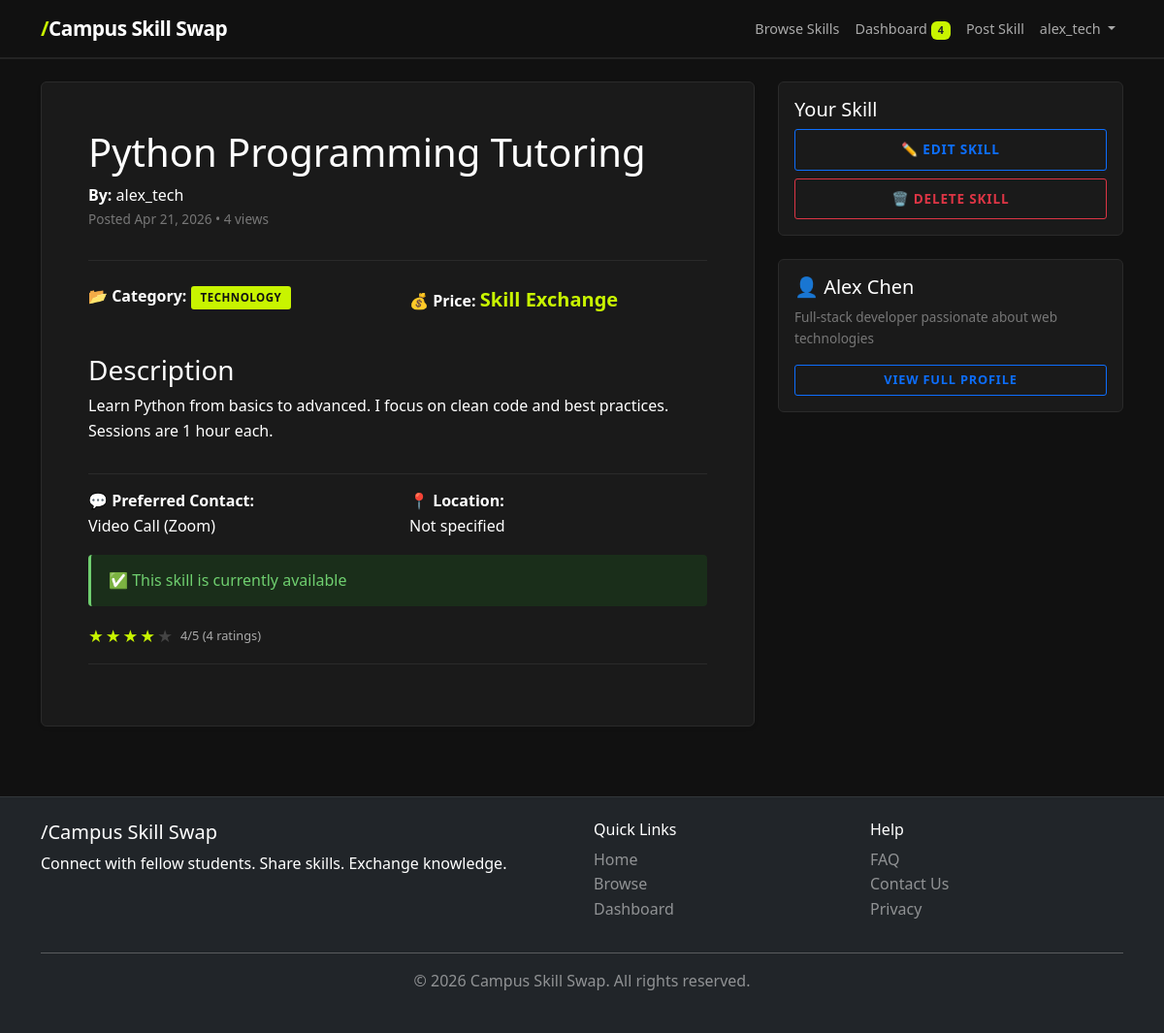
The app's page /skills/1/ (signed in) with its own data.
### skillfeed/models.py (models this page shows, shortened)
class Skill(models.Model):
    CATEGORY_CHOICES = [
        ("tutoring", "Tutoring"),
        ("tech", "Technology"),
        ("creativity", "Creative Skills"),
        ("sports", "Sports & Fitness"),
        ("languages", "Languages"),
        ("music", "Music"),
        ("writing", "Writing"),
        ("design", "Design"),
        ("other", "Other"),
    ]
    PRICE_CHOICES = [
        ("free", "Free"),
        ("exchange", "Skill Exchange"),
        ("paid", "Paid"),
    ]
    CONTACT_CHOICES = [
        ("email", "Email"),
        ("phone", "Phone"),
        ("zoom", "Video Call (Zoom)"),
        ("inperson", "In-Person"),
        ("chat", "Chat/Messaging"),
    ]
    owner = models.ForeignKey(User, on_delete=models.CASCADE, related_name="skills")
    title = models.CharField(
        max_length=200,
        help_text="e.g., 'Python Programming Tutoring'"
    )
    description = models.TextField(
        help_text="Detailed description of what you offer, how long it takes, etc."
    )
    category = models.CharField(
        max_length=20,
        choices=CATEGORY_CHOICES,
        default="other"
    )
    price_type = models.CharField(
        max_length=20,
        choices=PRICE_CHOICES,
        default="free"
    )
    price_amount = models.DecimalField(
        max_digits=10,
        decimal_places=2,
        null=True,
        blank=True,
        help_text="Leave blank if not paid"
    )
    contact_preference = models.CharField(
        max_length=20,
        choices=CONTACT_CHOICES,
        default="email"
    )
    is_available = models.BooleanField(
        default=True,
        help_text="Is this skill available right now?"
    )
    created_at = models.DateTimeField(auto_now_add=True)  # Set once, never changes
    updated_at = models.DateTimeField(auto_now=True)  # Updated every time saved
    view_count = models.IntegerField(default=0, help_text="Track popularity")
    class Meta:
        ordering = ["-created_at"]  # Show newest skills first
        indexes = [
            models.Index(fields=["owner", "-created_at"]),  # Speed up owner queries
        ]
    def get_price_display(self):
        if self.price_type == "free":
            return "FREE"
        elif self.price_type == "exchange":
            return "Skill Exchange"
        elif self.price_type == "paid":
            return f"${self.price_amount}"
        return "Contact for details"

class UserProfile(models.Model):
    user = models.OneToOneField(User, on_delete=models.CASCADE, related_name="profile")
    bio = models.TextField(blank=True, null=True, help_text="Tell other students about yourself")
    profile_picture = models.ImageField(
        upload_to="profile_pics/",
        blank=True,
        null=True,
        help_text="Upload a profile picture"
    )
    phone_number = models.CharField(max_length=20, blank=True, null=True)
    location = models.CharField(max_length=100, blank=True, null=True)
    created_at = models.DateTimeField(auto_now_add=True)  # Set once when created
    class Meta:
        verbose_name_plural = "User Profiles"

### skillfeed/views.py (the view)
# urls.py: path("skills/<int:pk>/", views.skill_detail, name="skill_detail"),
def skill_detail(request, pk):
    skill = get_object_or_404(Skill, pk=pk)
    skill.view_count += 1
    skill.save(update_fields=["view_count"])
    requests = skill.requests.all()[:5]
    user_has_requested = False
    if request.user.is_authenticated:
        user_has_requested = SkillRequest.objects.filter(
            requester=request.user,
            skill=skill
        ).exists()
    avg_rating = skill.ratings.aggregate(avg=Avg("rating"))["avg"]
    avg_rating_int = round(avg_rating) if avg_rating else 0
    rating_count = skill.ratings.count()
    user_rating = None
    if request.user.is_authenticated:
        try:
            user_rating = SkillRating.objects.get(user=request.user, skill=skill).rating
        except SkillRating.DoesNotExist:
            pass
    context = {
        "skill": skill,
        "requests": requests,
        "user_has_requested": user_has_requested,
        "avg_rating": avg_rating_int,
        "rating_count": rating_count,
        "user_rating": user_rating,
        "star_range": range(1, 6),
    }
    return render(request, "skillfeed/skill_detail.html", context)

### templates/skillfeed/skill_detail.html (shortened to what this page needs)
{% extends 'base.html' %}
{% block content %}
<div class="container">
    <div class="row">
        <div class="col-lg-8">
            <div class="card shadow-sm">
                <div class="card-body p-5">
                    <h1 class="mb-2">{{ skill.title }}</h1>
                    <div class="border-bottom-light">
                        <p class="mb-0">
                            <strong>By:</strong>
                            <a href="{% url 'profile' %}">{{ skill.owner.username }}</a>
                        </p>
                        <p class="text-muted-sm">
                            Posted {{ skill.created_at|date:"M d, Y" }} • {{ skill.view_count }} views
                        </p>
                    </div>
                    <div class="row my-4">
                        <div class="col-md-6">
                            <p>
                                <strong>📂 Category:</strong>
                                <span class="skill-category-badge">
                                    {{ skill.get_category_display }}
                                </span>
                            </p>
                        </div>
                        <div class="col-md-6">
                            <p>
                                <strong>💰 Price:</strong>
                                <span class="skill-price fs-5">{{ skill.get_price_display }}</span>
                            </p>
                        </div>
                    </div>
                    <div class="border-bottom-light">
                        <h3>Description</h3>
                        <p>{{ skill.description }}</p>
                    </div>
                    <div class="row">
                        <div class="col-md-6">
                            <p>
                                <strong>💬 Preferred Contact:</strong><br>
                                {{ skill.get_contact_preference_display }}
                            </p>
                        </div>
                        <div class="col-md-6">
                            <p>
                                <strong>📍 Location:</strong><br>
                                {{ skill.location | default:"Not specified" }}
                            </p>
                        </div>
                    </div>
                    {% if skill.is_available %}
                    <div class="alert alert-success">
                        ✅ This skill is currently available
                    </div>
                    {% else %}
                    <div class="alert alert-warning">
                        ⏰ This skill is currently unavailable
                    </div>
                    {% endif %}
                    <div class="border-bottom-light mt-2">
                        <div class="d-flex align-items-center gap-3 flex-wrap">
                            <div class="star-rating">
                                {% for i in star_range %}
                                <span class="star {% if i <= avg_rating %}filled{% endif %}">★</span>
                                {% endfor %}
                                <span class="star-rating-avg">
                                    {% if rating_count %}{{ avg_rating }}/5 ({{ rating_count }} rating{{ rating_count|pluralize }}){% else %}No ratings yet{% endif %}
                                </span>
                            </div>
                        </div>
                    </div>
                </div>
            </div>
        </div>
        <div class="col-lg-4">
            {% if user == skill.owner %}
            <div class="card mb-4 border-warning">
                <div class="card-body">
                    <h5>Your Skill</h5>
                    <a href="{% url 'skill_edit' skill.id %}" class="btn btn-outline-primary w-100 mb-2">
                        ✏️ Edit Skill
                    </a>
                    <a href="{% url 'skill_delete' skill.id %}" class="btn btn-outline-danger w-100">
                        🗑️ Delete Skill
                    </a>
                </div>
            </div>
            {% endif %}
            <div class="card mt-4">
                <div class="card-body">
                    <h5>👤 {{ skill.owner.get_full_name | default:skill.owner.username }}</h5>
                    {% if skill.owner.profile.bio %}
                    <p class="text-muted-sm">{{ skill.owner.profile.bio|truncatewords:20 }}</p>
                    {% endif %}
                    <a href="{% url 'profile' %}" class="btn btn-sm btn-outline-primary w-100">
                        View Full Profile
                    </a>
                </div>
            </div>
        </div>
    </div>
</div>
{% endblock %}

### templates/base.html (shortened to what this page needs)
<!DOCTYPE html>
<html lang="en">
<head>
    {% load static %}
    <link href="https://cdn.jsdelivr.net/npm/bootstrap@5.3.0/dist/css/bootstrap.min.css" rel="stylesheet">
    <link rel="stylesheet" href="{% static 'css/style.css' %}">
</head>
<body>
    <nav class="navbar navbar-expand-lg navbar-dark navbar-custom sticky-top">
        <div class="container">
            <a class="navbar-brand" href="{% url 'home' %}">
                <span class="brand-slash">/</span>Campus Skill Swap
            </a>
            <div class="collapse navbar-collapse" id="navbarNav">
                <ul class="navbar-nav ms-auto">
                    <li class="nav-item">
                        <a class="nav-link" href="{% url 'skill_list' %}">Browse Skills</a>
                    </li>
                    {% if user.is_authenticated %}
                    <li class="nav-item">
                        <a class="nav-link" href="{% url 'dashboard' %}">
                            Dashboard
                            {% if user.skill_requests_received.filter|length %}
                            <span class="badge text-dark" style="background-color:#c8f400;">
                                {{ user.skill_requests_received.count }}
                            </span>
                            {% endif %}
                        </a>
                    </li>
                    <li class="nav-item">
                        <a class="nav-link" href="{% url 'skill_create' %}">Post Skill</a>
                    </li>
                    <li class="nav-item dropdown">
                        <a class="nav-link dropdown-toggle" href="#" data-bs-toggle="dropdown">
                            {{ user.username }}
                        </a>
                    </li>
                    {% endif %}
                </ul>
            </div>
        </div>
    </nav>
    <main class="py-4">
        {% block content %}{% endblock %}
    </main>
    <footer class="bg-dark text-white mt-5 py-4">
        <div class="container">
            <div class="row">
                <div class="col-md-6">
                    <h5><span class="brand-slash">/</span>Campus Skill Swap</h5>
                    <p>Connect with fellow students. Share skills. Exchange knowledge.</p>
                </div>
                <div class="col-md-3">
                    <h6>Quick Links</h6>
                    <ul class="list-unstyled">
                        <li><a href="{% url 'home' %}" class="text-white-50">Home</a></li>
                        <li><a href="{% url 'skill_list' %}" class="text-white-50">Browse</a></li>
                        {% if user.is_authenticated %}
                        <li><a href="{% url 'dashboard' %}" class="text-white-50">Dashboard</a></li>
                        {% endif %}
                    </ul>
                </div>
                <div class="col-md-3">
                    <h6>Help</h6>
                    <ul class="list-unstyled">
                        <li><a href="#" class="text-white-50">FAQ</a></li>
                        <li><a href="#" class="text-white-50">Contact Us</a></li>
                        <li><a href="#" class="text-white-50">Privacy</a></li>
                    </ul>
                </div>
            </div>
            <hr class="bg-white-50">
            <div class="text-center text-white-50">
                <p>&copy; 2026 Campus Skill Swap. All rights reserved.</p>
            </div>
        </div>
    </footer>
</body>
</html>

### static/css/style.css (style rules this page uses)
:root { --primary-color: #c8f400; --primary-dark: #b0d900; --accent-color: #c8f400; --accent-light: #d4f72a; --secondary-color: #888888; --success-color: #c8f400; --danger-color: #ff4444; --warning-color: #c8f400; --light-bg: #1a1a1a; --dark-bg: #111111; --text-light: #ffffff; --text-muted: #aaaaaa; }
body { font-family: 'Segoe UI', Tahoma, Geneva, Verdana, sans-serif; line-height: 1.6; color: #ffffff; background-color: #111111; display: flex; flex-direction: column; min-height: 100vh; }
main { flex: 1; }
a { text-decoration: none; color: #ffffff; }
.navbar { box-shadow: 0 1px 0 rgba(255, 255, 255, 0.08); background-color: #111111 !important; border-bottom: 1px solid rgba(255, 255, 255, 0.08); }
.navbar-custom { background-color: #111111 !important; }
.navbar-brand { font-size: 1.3rem; color: #ffffff !important; font-weight: 700; letter-spacing: -0.5px; }
.navbar-brand .brand-slash { color: #c8f400; }
.nav-link { color: #aaaaaa !important; transition: color 0.2s; font-size: 0.9rem; }
.skill-category-badge { display: inline-block; padding: 3px 10px; border-radius: 3px; font-size: 0.72rem; font-weight: 700; background-color: #c8f400; color: #111111; text-transform: uppercase; letter-spacing: 0.5px; }
.skill-price { font-size: 0.9rem; font-weight: 600; color: #c8f400; }
.card { background-color: #1a1a1a !important; border: 1px solid #2a2a2a !important; color: #ffffff !important; }
.card-body { color: #ffffff !important; }
.star-rating { display: flex; gap: 2px; align-items: center; }
.star-rating .star { font-size: 1.1rem; color: #444444; cursor: default; }
.star-rating .star.filled { color: #c8f400; }
.star-rating-avg { font-size: 0.8rem; color: #aaaaaa; margin-left: 6px; }
.btn { border-radius: 3px; font-weight: 700; transition: all 0.2s; text-transform: uppercase; letter-spacing: 0.8px; font-size: 0.85rem; padding: 10px 24px; }
.btn-sm { font-size: 0.8rem; padding: 0.35rem 0.8rem; }
.alert { border: none; border-radius: 4px; padding: 14px 18px; font-weight: 500; border-left: 3px solid; }
.alert-success { background-color: #1a2e1a; color: #6fcf6f; border-left-color: #6fcf6f; }
footer { border-top: 1px solid rgba(255, 255, 255, 0.08); }
footer a { text-decoration: none; transition: color 0.2s; }
.text-muted-sm { font-size: 0.85rem; color: #777777; }
.border-bottom-light { border-bottom: 1px solid #2a2a2a; padding-bottom: 15px; margin-bottom: 15px; }

### records on screen
Skill: title "Python Programming Tutoring", owner.username "alex_tech", created_at "Apr 21, 2026", view_count "4", category "TECHNOLOGY", price "Skill Exchange", description "Learn Python from basics to advanced. I focus on clean code and best practices. Sessions are 1 hour each.", contact_preference "Video Call (Zoom)", owner.get_full_name "Alex Chen", owner.profile.bio "Full-stack developer passionate about web technologies"

### other values on screen
{{ user.skill_requests_received.count }} "4"
{{ user.username }} "alex_tech"
{{ skill.location | default:"Not specified" }} "Not specified"
{{ avg_rating }} "4"
{{ rating_count }} "4"
